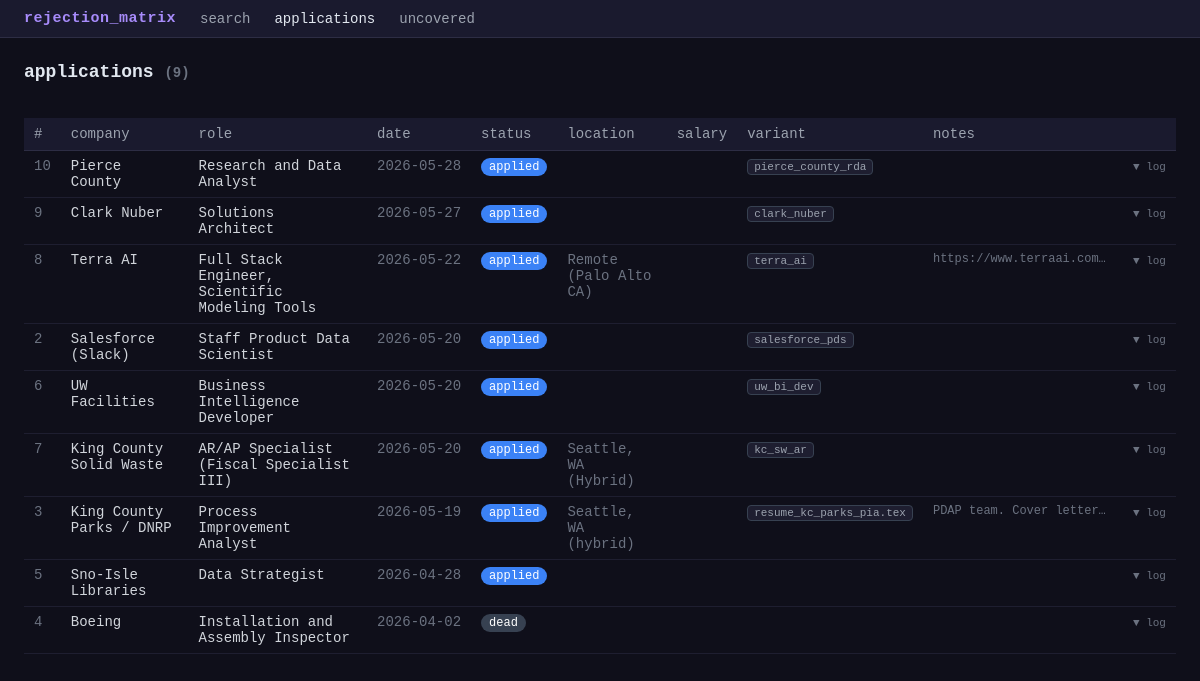
The app's page /applications with its own data.
### tables this page shows
CREATE TABLE job_applications (
    id INTEGER PRIMARY KEY,
    candidate_name TEXT,
    role TEXT,
    company TEXT,
    date_applied DATE,
    status TEXT,
    source TEXT,
    salary_offer REAL,
    location TEXT,
    notes TEXT
, industry TEXT, resume_variant TEXT);

### src/app.py (the view)
@app.route('/applications')
def applications():
    with get_db() as db:
        apps = db.execute(
            "SELECT * FROM job_applications ORDER BY date_applied DESC"
        ).fetchall()
    return render_template('applications.html', apps=apps, statuses=STATUSES,
                           variants=VARIANTS, status_css=STATUS_CSS)

### src/rm.py (called while the page is built)
def get_db():
    conn = sqlite3.connect(DB_PATH)
    conn.row_factory = sqlite3.Row
    return conn

### src/templates/applications.html (shortened to what this page needs)
{% extends "base.html" %}
{% block content %}
<div style="display:flex; justify-content:space-between; align-items:center; margin-bottom:16px;">
  <h1>applications <span style="color:#6b7280; font-size:14px;">({{ apps | length }})</span></h1>
</div>
{% if not apps %}
  <p class="dim">No applications yet. Find some jobs on the <a href="/" style="color:#93c5fd;">search</a> page.</p>
{% else %}
<div style="overflow-x:auto;">
<table>
  <thead>
    <tr>
      <th>#</th>
      <th>company</th>
      <th>role</th>
      <th>date</th>
      <th>status</th>
      <th>location</th>
      <th>salary</th>
      <th>variant</th>
      <th>notes</th>
      <th></th>
    </tr>
  </thead>
  <tbody>
  {% for app in apps %}
    <tr id="row-{{ app['id'] }}" style="cursor:pointer;" onclick="toggleExpand({{ app['id'] }}, event)">
      <td class="dim">{{ app['id'] }}</td>
      <td>{{ app['company'] or '' }}</td>
      <td>{{ app['role'] or '' }}</td>
      <td class="dim" style="white-space:nowrap;">{{ app['date_applied'] or '' }}</td>
      <td>
        {% set s = app['status'] or 'applied' %}
        <span class="badge" style="background: {{ status_css.get(s, '#374151') }};">{{ s }}</span>
      </td>
      <td class="dim">{{ app['location'] or '' }}</td>
      <td style="white-space:nowrap;">
      </td>
      <td>
        {% if app['resume_variant'] %}
          <span class="tag">{{ app['resume_variant'] }}</span>
        {% endif %}
      </td>
      <td class="dim" style="font-size:12px; max-width:200px; overflow:hidden; text-overflow:ellipsis; white-space:nowrap;">
        {{ app['notes'] or '' }}
      </td>
      <td style="white-space:nowrap;">
        <span style="color:#6b7280; font-size:11px;">▼ log</span>
      </td>
    </tr>
  {% endfor %}
  </tbody>
</table>
</div>
{% endif %}
{% endblock %}

### src/templates/base.html (shortened to what this page needs)
<!DOCTYPE html>
<html lang="en">
<head>
</head>
<body>
<nav>
  <span class="logo">rejection_matrix</span>
  <a href="/" {% if request.endpoint == 'index' %}class="active"{% endif %}>search</a>
  <a href="/applications" {% if request.endpoint == 'applications' %}class="active"{% endif %}>applications</a>
  <a href="/uncovered" {% if request.endpoint == 'uncovered' %}class="active"{% endif %}>uncovered</a>
</nav>
<main>
{% block content %}{% endblock %}
</main>
</body>
</html>

### src/templates/base.html (style rules this page uses)
*, *::before, *::after { box-sizing: border-box; margin: 0; padding: 0; }
body { background: #0f0f1a; color: #d1d5db; font-family: 'Courier New', Courier, monospace; font-size: 14px; min-height: 100vh; }
nav { background: #1a1a2e; border-bottom: 1px solid #2d2d44; padding: 10px 24px; display: flex; align-items: center; gap: 24px; }
nav .logo { color: #a78bfa; font-size: 15px; font-weight: bold; letter-spacing: 0.5px; }
nav a { color: #9ca3af; text-decoration: none; }
nav a:hover, nav a.active { color: #e2e8f0; }
main { padding: 24px; max-width: 1400px; margin: 0 auto; }
h1 { color: #e2e8f0; font-size: 18px; margin-bottom: 20px; }
table { width: 100%; border-collapse: collapse; }
th { background: #1a1a2e; color: #9ca3af; text-align: left; padding: 8px 10px; border-bottom: 1px solid #2d2d44; font-weight: normal; white-space: nowrap; }
td { padding: 7px 10px; border-bottom: 1px solid #1e1e30; vertical-align: top; }
.badge { display: inline-block; padding: 2px 8px; border-radius: 12px; font-size: 12px; color: #fff; white-space: nowrap; }
.tag { display: inline-block; background: #1e1e30; border: 1px solid #374151; padding: 1px 6px; border-radius: 4px; font-size: 11px; color: #9ca3af; }
.dim { color: #6b7280; }

### records on screen
job_applications: id "10", company "Pierce County", role "Research and Data Analyst", date_applied "2026-05-28", status "applied", resume_variant "pierce_county_rda"
job_applications: id "9", company "Clark Nuber", role "Solutions Architect", date_applied "2026-05-27", status "applied", resume_variant "clark_nuber"
job_applications: id "8", company "Terra AI", role "Full Stack Engineer, Scientific Modeling Tools", date_applied "2026-05-22", status "applied", location "Remote (Palo Alto CA)", resume_variant "terra_ai", notes "https://www.terraai.com…"
job_applications: id "2", company "Salesforce (Slack)", role "Staff Product Data Scientist", date_applied "2026-05-20", status "applied", resume_variant "salesforce_pds"
job_applications: id "6", company "UW Facilities", role "Business Intelligence Developer", date_applied "2026-05-20", status "applied", resume_variant "uw_bi_dev"
job_applications: id "7", company "King County Solid Waste", role "AR/AP Specialist (Fiscal Specialist III)", date_applied "2026-05-20", status "applied", location "Seattle, WA (Hybrid)", resume_variant "kc_sw_ar"
job_applications: id "3", company "King County Parks / DNRP", role "Process Improvement Analyst", date_applied "2026-05-19", status "applied", location "Seattle, WA (hybrid)", resume_variant "resume_kc_parks_pia.tex", notes "PDAP team. Cover letter…"
job_applications: id "5", company "Sno-Isle Libraries", role "Data Strategist", date_applied "2026-04-28", status "applied"
job_applications: id "4", company "Boeing", role "Installation and Assembly Inspector", date_applied "2026-04-02", status "dead"

### other values on screen
{{ apps | length }} "9"
